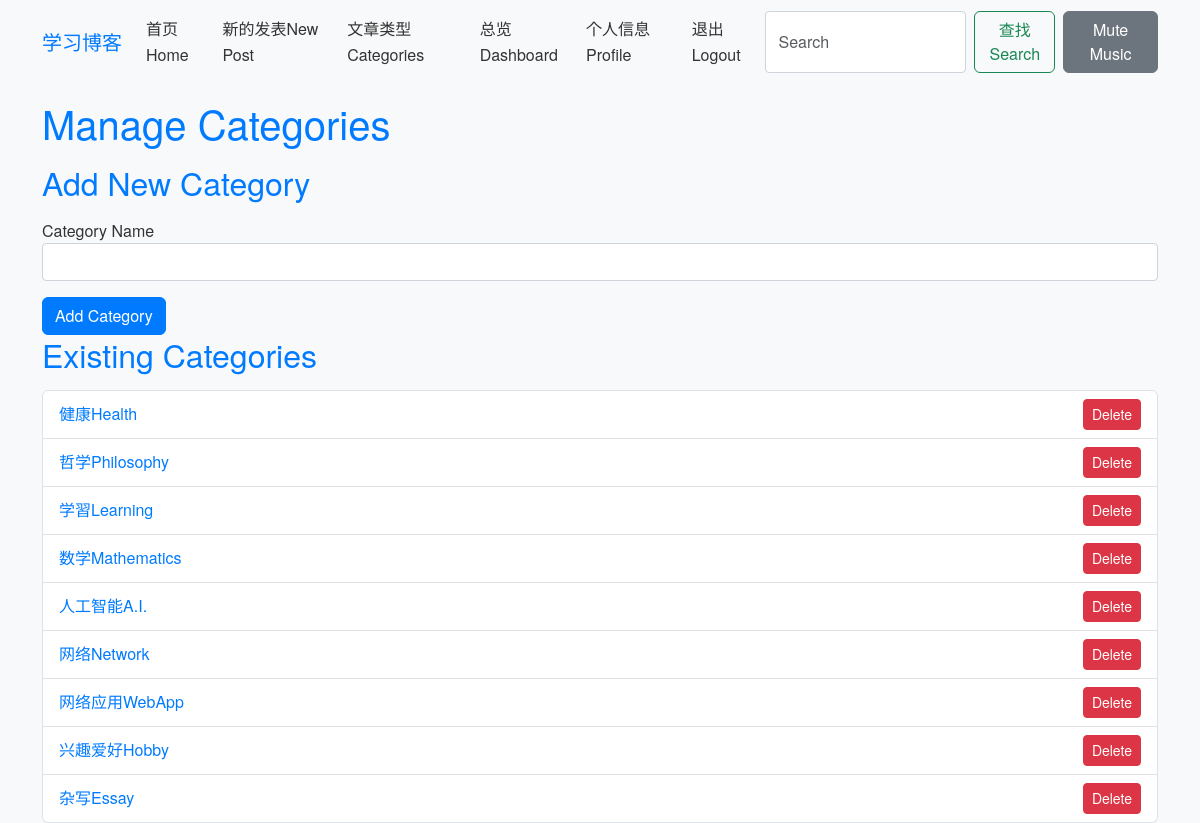
The app's page /categories (signed in), older data.
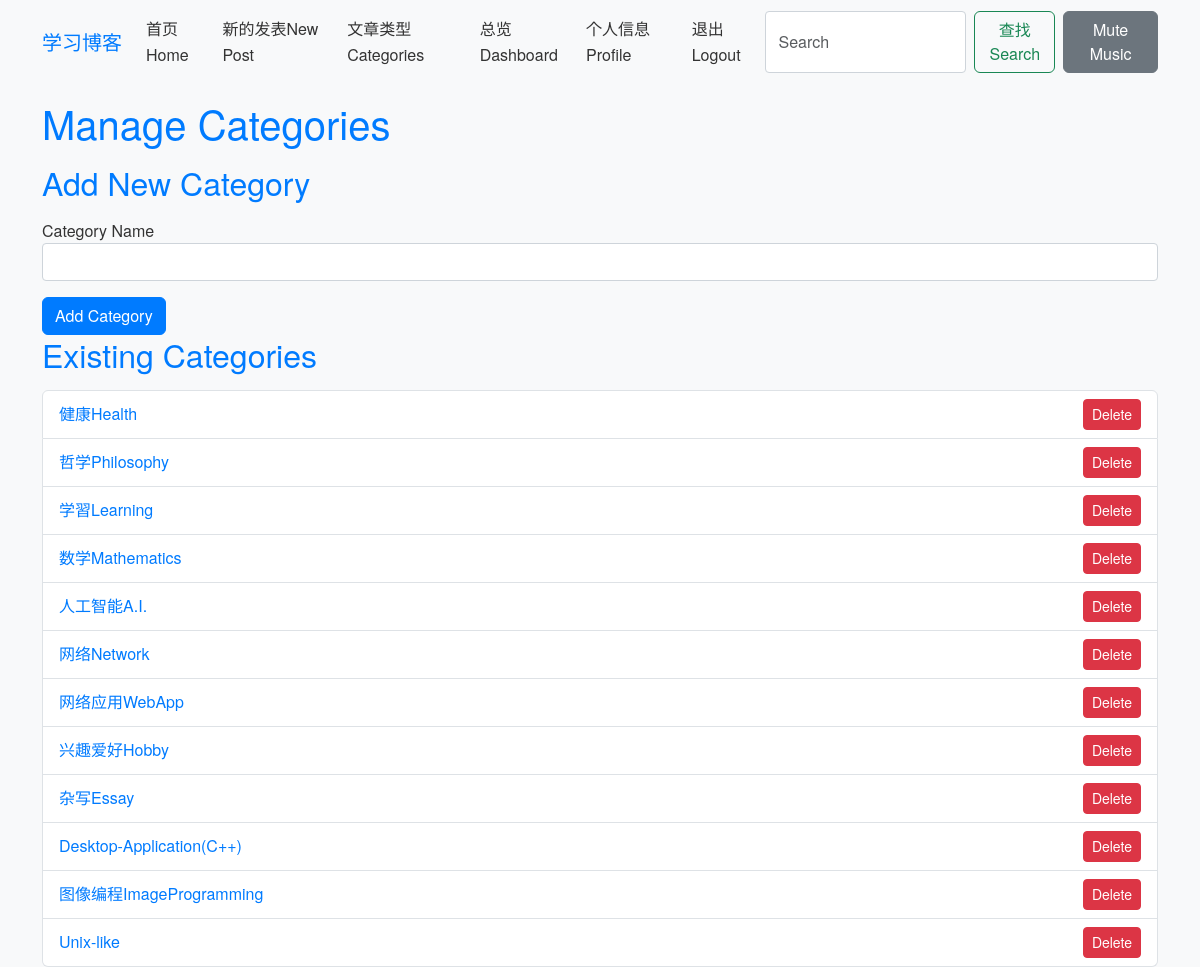
The same page, newer data.
### app/models.py (models this page shows)
class Category(db.Model):
    id = db.Column(db.Integer, primary_key=True)
    name = db.Column(db.String(50), unique=True)
    posts = db.relationship('Post', backref='category', lazy='dynamic')

### app/routes.py (the view)
@bp.route('/categories', methods=['GET', 'POST'])
@login_required
def categories():
    form = CategoryForm()
    if form.validate_on_submit():
        category = Category(name=form.name.data)
        db.session.add(category)
        db.session.commit()
        flash('Category added!')
        return redirect(url_for('main.categories'))
    categories = Category.query.all()
    return render_template('categories.html', form=form, categories=categories)

### app/forms.py (shortened to what this page needs)
class CategoryForm(FlaskForm):
    name = StringField('Category Name', validators=[DataRequired(), Length(min=1, max=50)])
    submit = SubmitField('Add Category')

### app/__init__.py (called while the page is built)
def create_app(config_class=Config):
    app = Flask(__name__)
    app.config.from_object(config_class)
    os.makedirs(app.config['UPLOAD_FOLDER'], exist_ok=True)
    db.init_app(app)
    migrate.init_app(app, db)
    login_manager.init_app(app)
    from app.models import User
    @login_manager.user_loader
    def load_user(user_id):
        return User.query.get(int(user_id))
    from app.routes import bp as main_bp  # Import the blueprint
    app.register_blueprint(main_bp)  # Register the blueprint
    with app.app_context():
        print("Registered routes:", [rule.rule for rule in app.url_map.iter_rules()])
    return app

### app/templates/categories.html (shortened to what this page needs)
{% extends 'base.html' %}
{% block content %}
<h1>Manage Categories</h1>
<h2>Add New Category</h2>
<form action="" method="post">
    <div class="mb-3">
        {{ form.name.label }} {{ form.name(class="form-control") }}
    </div>
    {{ form.submit(class="btn btn-primary") }}
</form>
<h2>Existing Categories</h2>
{% if categories %}
<ul class="list-group">
    {% for category in categories %}
    <li class="list-group-item d-flex justify-content-between align-items-center">
        <a href="{{ url_for('main.category', category_id=category.id) }}">{{ category.name }}</a>
        <form action="{{ url_for('main.delete_category', category_id=category.id) }}" method="post" style="display:inline;">
            <button type="submit" class="btn btn-danger btn-sm" onclick="return confirm('Are you sure you want to delete {{ category.name }}?')">Delete</button>
        </form>
    </li>
    {% endfor %}
</ul>
{% else %}
<p>No categories found.</p>
{% endif %}
{% endblock %}

Row changes from the older to the newer data that the page shows:
added Category: name "Desktop-Application(C++)"
added Category: name "图像编程ImageProgramming"
added Category: name "Unix-like"
